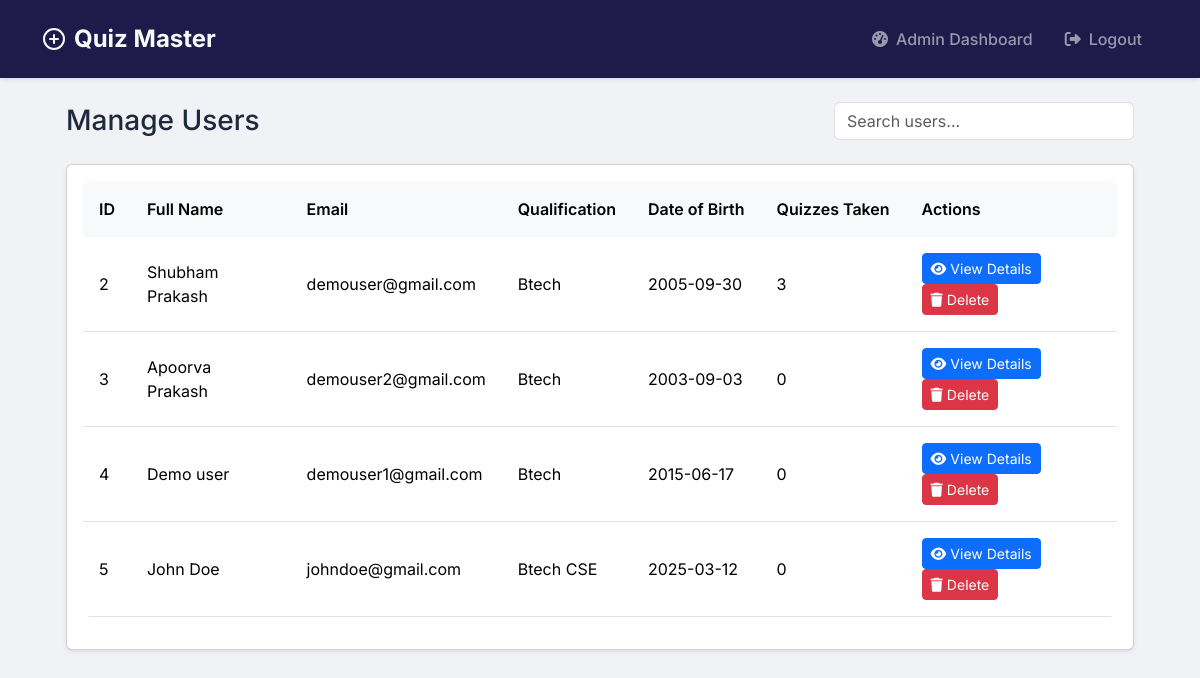
Before: /admin/users (signed in) with the older database file.
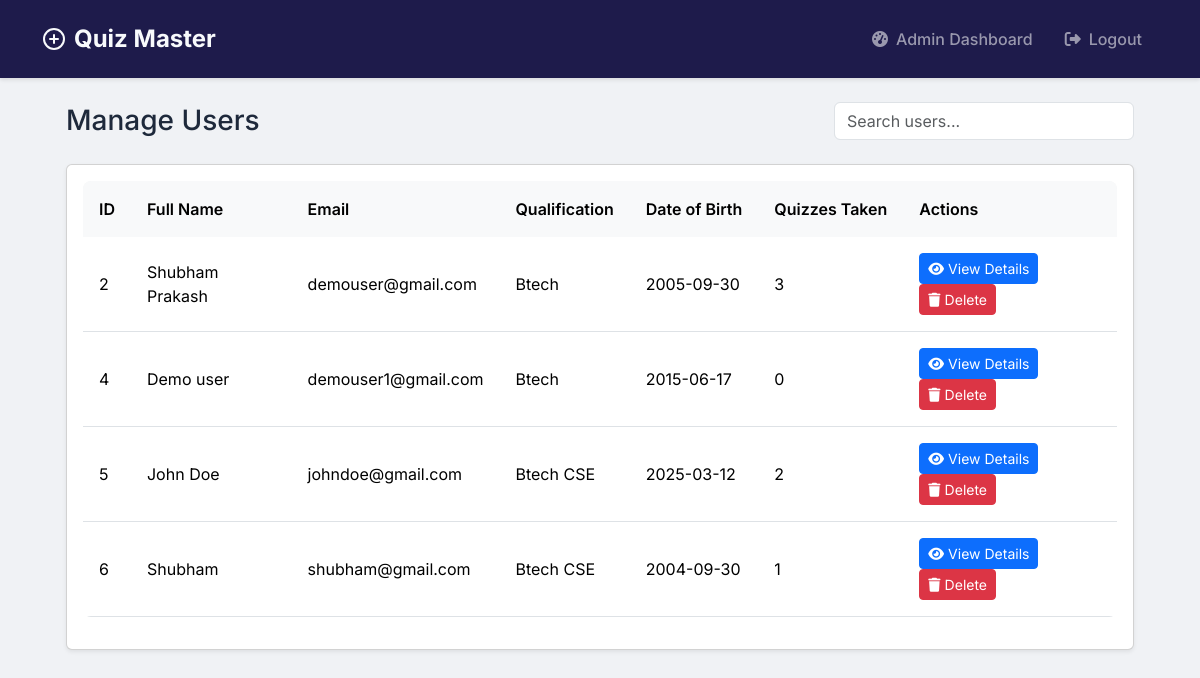
After: the same page with the newer database file.
### models/models.py (models this page shows)
class User(UserMixin, db.Model):
    id = db.Column(db.Integer, primary_key=True)
    username = db.Column(db.String(120), unique=True, nullable=False)
    password = db.Column(db.String(200), nullable=False)
    full_name = db.Column(db.String(100), nullable=False)
    qualification = db.Column(db.String(100))
    dob = db.Column(db.Date)
    is_admin = db.Column(db.Boolean, default=False)
    quiz_scores = db.relationship('Score', backref='user', lazy=True)

### controllers/admin.py (the view)
@admin.route('/admin/users')
@login_required
@admin_required
def manage_users():
    users = User.query.filter_by(is_admin=False).all()
    return render_template('admin/users.html', users=users)

### app.py (called while the page is built)
@login_manager.user_loader
def load_user(user_id):
    return User.query.get(int(user_id))

### controllers/admin.py (called while the page is built)
def admin_required(f):
    @wraps(f)
    def decorated_function(*args, **kwargs):
        if not current_user.is_authenticated or not current_user.is_admin:
            flash('Access denied.', 'danger')
            return redirect(url_for('auth.login'))
        return f(*args, **kwargs)
    return decorated_function

### templates/admin/users.html (shortened to what this page needs)
{% extends "base.html" %}
{% block content %}
<div class="container-fluid px-4">
    <div class="d-flex justify-content-between align-items-center mb-4">
        <h1 class="h3 mb-0 text-gray-800">Manage Users</h1>
        <div>
            <input type="text" id="userSearch" class="form-control" placeholder="Search users...">
        </div>
    </div>
    <div class="card shadow-sm">
        <div class="card-body">
            <div class="table-responsive">
                <table class="table table-hover" id="usersTable">
                    <thead class="bg-light">
                        <tr>
                            <th>ID</th>
                            <th>Full Name</th>
                            <th>Email</th>
                            <th>Qualification</th>
                            <th>Date of Birth</th>
                            <th>Quizzes Taken</th>
                            <th>Actions</th>
                        </tr>
                    </thead>
                    <tbody>
                        {% for user in users %}
                        <tr>
                            <td>{{ user.id }}</td>
                            <td>{{ user.full_name }}</td>
                            <td>{{ user.username }}</td>
                            <td>{{ user.qualification }}</td>
                            <td>{{ user.dob.strftime('%Y-%m-%d') }}</td>
                            <td>{{ user.quiz_scores|length }}</td>
                            <td>
                                <button class="btn btn-sm btn-primary"
                                        onclick="viewUserDetails({{ user.id }})"
                                        data-bs-toggle="modal"
                                        data-bs-target="#userDetailsModal">
                                    <i class="fas fa-eye me-1"></i>View Details
                                </button>
                                <a href="{{ url_for('admin.delete_user', id=user.id) }}"
                                   class="btn btn-sm btn-danger"
                                   onclick="return confirm('Are you sure you want to delete this user?')">
                                    <i class="fas fa-trash me-1"></i>Delete
                                </a>
                            </td>
                        </tr>
                        {% endfor %}
                    </tbody>
                </table>
            </div>
        </div>
    </div>
</div>
{% endblock %}

### templates/base.html (shortened to what this page needs)
<!DOCTYPE html>
<html lang="en">
<head>
    <link href="https://cdn.jsdelivr.net/npm/bootstrap@5.3.2/dist/css/bootstrap.min.css" rel="stylesheet">
    <link rel="stylesheet" href="https://cdnjs.cloudflare.com/ajax/libs/font-awesome/6.4.0/css/all.min.css">
    <link rel="stylesheet" href="{{ url_for('static', filename='css/dashboard.css') }}">
    <link rel="stylesheet" href="{{ url_for('static', filename='css/auth.css') }}">
    <link rel="stylesheet" href="{{ url_for('static', filename='css/quiz.css') }}">
    <link rel="stylesheet" href="{{ url_for('static', filename='css/results.css') }}">
</head>
<body>
    <nav class="navbar navbar-expand-lg navbar-dark">
        <div class="container">
            <a class="navbar-brand" href="/">
                <svg width="24" height="24" viewBox="0 0 24 24" fill="none" stroke="currentColor" stroke-width="2" stroke-linecap="round" stroke-linejoin="round">
                    <path d="M12 22a10 10 0 1 0 0-20 10 10 0 0 0 0 20z"/>
                    <path d="M12 8v8"/>
                    <path d="M8 12h8"/>
                </svg>
                Quiz Master
            </a>
            <div class="collapse navbar-collapse" id="navbarNav">
                <ul class="navbar-nav ms-auto">
                    {% if current_user.is_authenticated %}
                        {% if current_user.is_admin %}
                            <li class="nav-item">
                                <a class="nav-link" href="{{ url_for('admin.dashboard') }}">
                                    <i class="fas fa-tachometer-alt me-2"></i>
                                    Admin Dashboard
                                </a>
                            </li>
                        {% endif %}
                        <li class="nav-item">
                            <a class="nav-link" href="{{ url_for('auth.logout') }}">
                                <i class="fas fa-sign-out-alt me-2"></i>
                                Logout
                            </a>
                        </li>
                    {% endif %}
                </ul>
            </div>
        </div>
    </nav>
    <div class="container mt-4">
        {% block content %}{% endblock %}
    </div>
</body>
</html>

### static/css/dashboard.css (style rules this page uses)
:root { --primary-color: #4361ee; --primary-hover: #3a56d4; --secondary-color: #3f37c9; --success-color: #4cc9f0; --info-color: #4895ef; --warning-color: #f72585; --danger-color: #e63946; --light-color: #f8f9fa; --dark-color: #212529; --gray-100: #f8f9fa; --gray-200: #e9ecef; --gray-300: #dee2e6; --gray-400: #ced4da; --gray-500: #adb5bd; --gray-600: #6c757d; --gray-700: #495057; --gray-800: #343a40; --gray-900: #212529; --border-radius: 0.75rem; --box-shadow: 0 0.5rem 1rem rgba(0, 0, 0, 0.15); --transition: all 0.3s ease; }
body { background-color: #f0f2f5; color: var(--gray-800); font-family: 'Inter', sans-serif; }

### static/css/auth.css (style rules this page uses)
:root { --primary-color: #4A90E2; --primary-dark: #357ABD; --text-primary: #2C3E50; --text-secondary: #7F8C8D; --error-color: #E74C3C; --border-radius: 12px; --input-bg: #F5F7FA; --transition: all 0.3s ease; }

### static/css/quiz.css (style rules this page uses)
:root { --primary-color: #4361ee; --primary-dark: #3a56d4; --primary-light: rgba(67, 97, 238, 0.1); --secondary-color: #3f37c9; --success-color: #4cc9f0; --success-dark: #0096c7; --warning-color: #ffd166; --warning-dark: #f9c74f; --danger-color: #ef476f; --danger-dark: #e63946; --text-primary: #2b2d42; --text-secondary: #6c757d; --background-color: #f8f9fa; --card-bg: #ffffff; --border-radius: 1rem; --border-radius-sm: 0.5rem; --box-shadow: 0 10px 15px -3px rgba(0, 0, 0, 0.1), 0 4px 6px -2px rgba(0, 0, 0, 0.05); --transition: all 0.3s ease; }

### static/css/results.css (style rules this page uses)
.table { border-radius: 0.5rem; overflow: hidden; }
.table thead th { background-color: var(--gray-100); border-bottom: none; font-weight: 600; padding: 1rem; }
.table tbody td { padding: 1rem; vertical-align: middle; }

### templates/base.html (style rules this page uses)
:root { --primary-color: #4361ee; --secondary-color: #3f37c9; --dark-color: #1e1b4b; --light-color: #f8fafc; }
body { font-family: 'Inter', sans-serif; background-color: #f0f2f5; color: #1e293b; }
.navbar { background-color: var(--dark-color) !important; box-shadow: 0 2px 4px rgba(0,0,0,0.1); padding: 1rem 0; }
.navbar-brand { font-weight: 700; font-size: 1.5rem; color: var(--light-color) !important; display: flex; align-items: center; }
.navbar-brand svg { margin-right: 0.5rem; }
.nav-link { font-weight: 500; padding: 0.5rem 1rem !important; transition: all 0.3s ease; display: flex; align-items: center; }

### templates/admin/users.html (style rules this page uses)
#userSearch { min-width: 300px; }
.table th { white-space: nowrap; }

Changed rows visible on the page:
removed User: id "3", full_name "Apoorva Prakash", username "demouser2@gmail.com", qualification "Btech", dob "2003-09-03", quiz_scores|length "0"
computed for User "John Doe": quiz_scores|length "0" → "2"
added User: id "6", full_name "Shubham", username "shubham@gmail.com", qualification "Btech CSE", dob "2004-09-30", quiz_scores|length "1"
